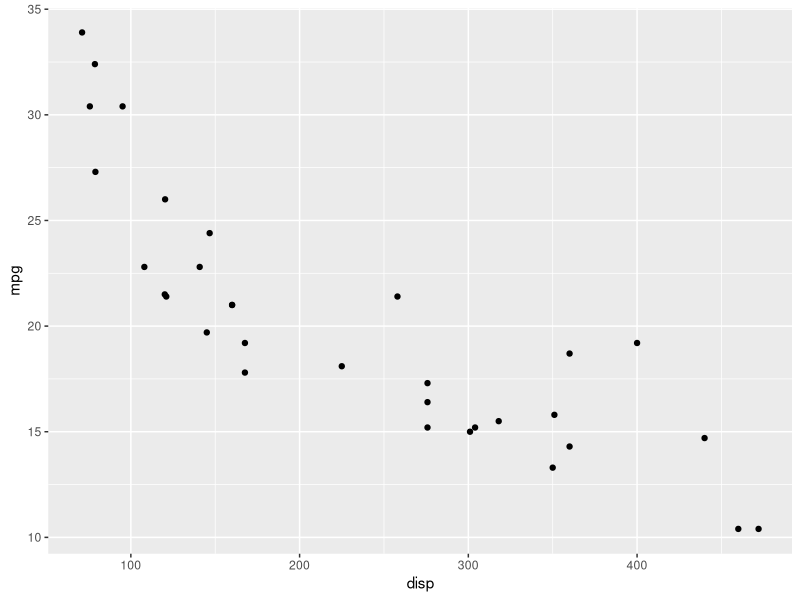
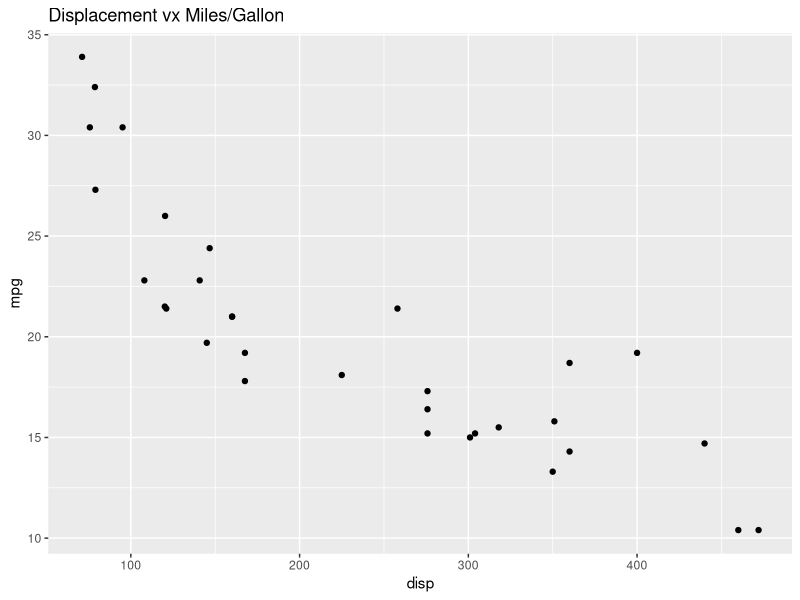
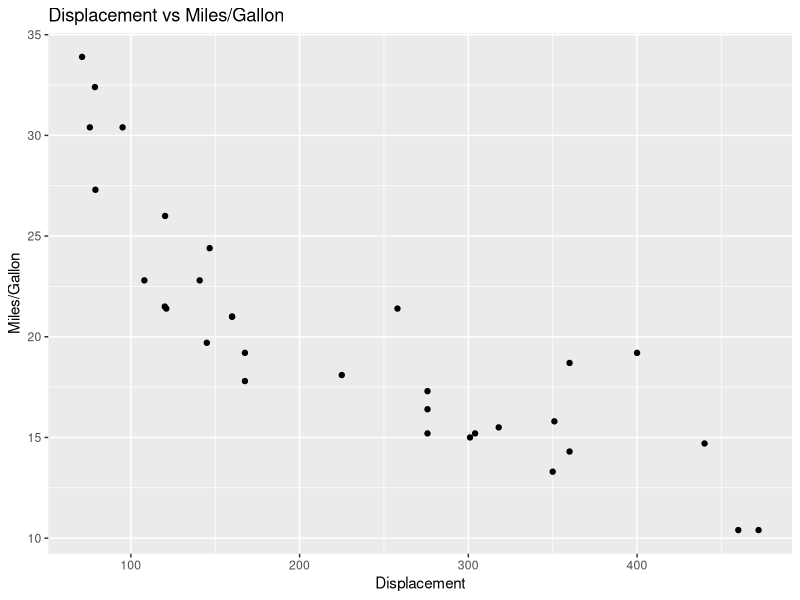
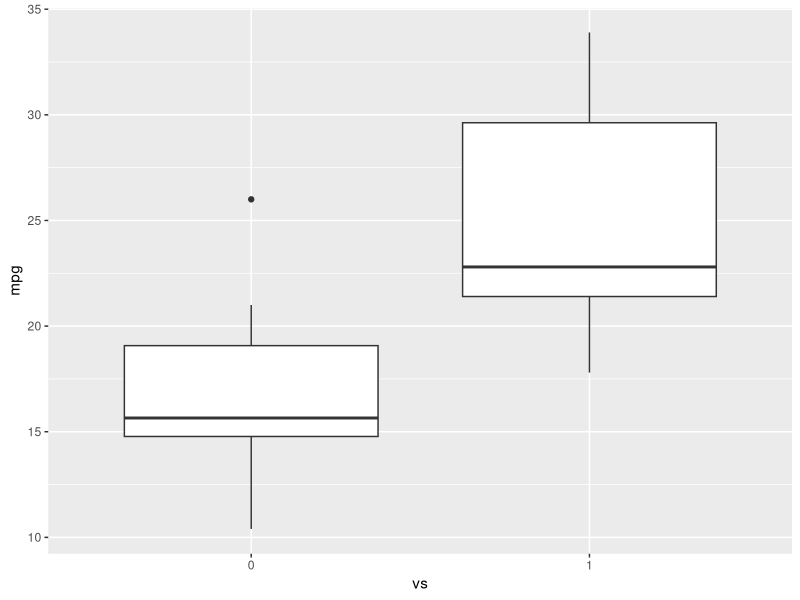
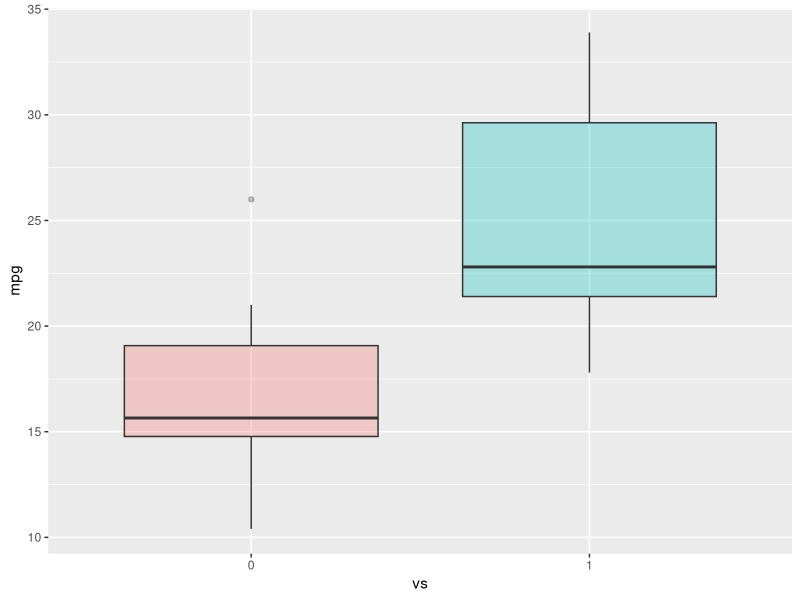
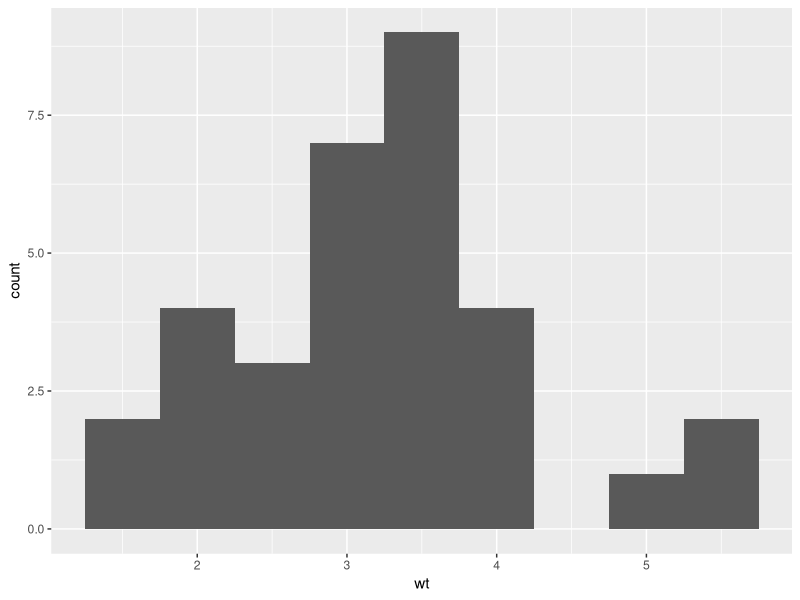

Write R code to recreate these figures, in order.
library(datasets)
#Load Data from dataset mtcars
data("mtcars")
#View first 5 rows
head(mtcars, 5)

#load ggplot package; if package is missing use Tools-> Install packages option in RStudio to install the missing package
library(ggplot2)
# Create a Scatterplot of displacement (disp) and miles per gallon (mpg); geom_point() for Scatterplot
ggplot(aes(x=disp,y=mpg,),data=mtcars)+geom_point()

#Add plot title
ggplot(aes(x=disp, y=mpg), data=mtcars)+geom_point()+ggtitle("Displacement vx Miles/Gallon")
#Change axis names
ggplot(aes(x=disp, y=mpg,), data=mtcars)+geom_point()+ggtitle("Displacement vs Miles/Gallon")+labs(x="Displacement", y="Miles/Gallon")

#make vs(Engine variable of mtcars) a factor
mtcars$vs <- as.factor(mtcars$vs)

#Create Boxplot of the distribution for v-shaped and straight engine; geom_boxplot() for Box Plot
ggplot(aes(x=vs, y=mpg), data = mtcars)+geom_boxplot()

#add color to boxplot
ggplot(aes(x=vs, y=mpg, fill=vs), data = mtcars) + geom_boxplot(alpha=0.3)+theme(legend.position="none")

#Create a Histogram of variable weight wt; geom_histogram() for Histogram
ggplot(aes(x=wt),data=mtcars)+geom_histogram(binwidth=0.5)
       
